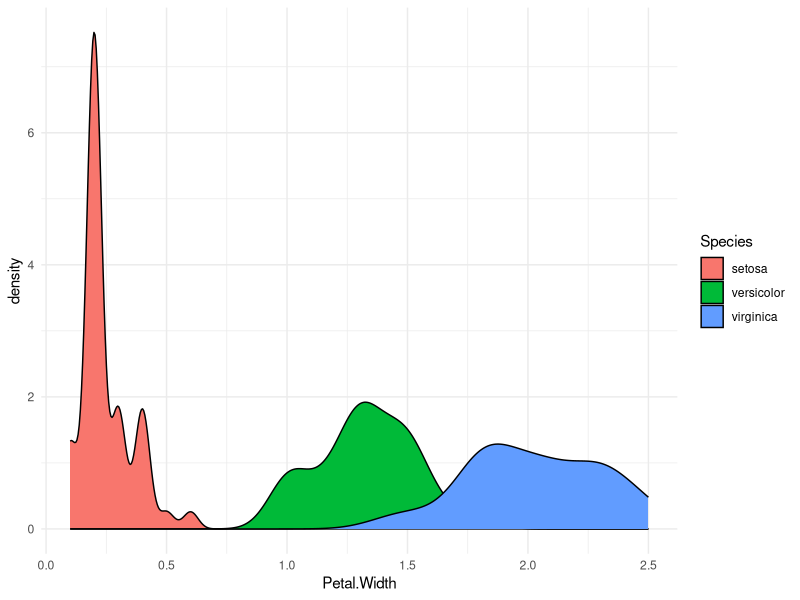
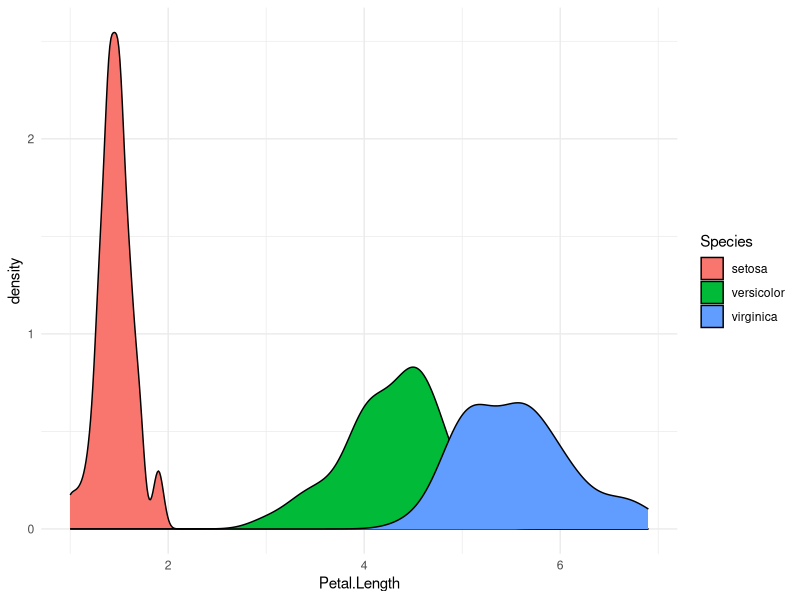
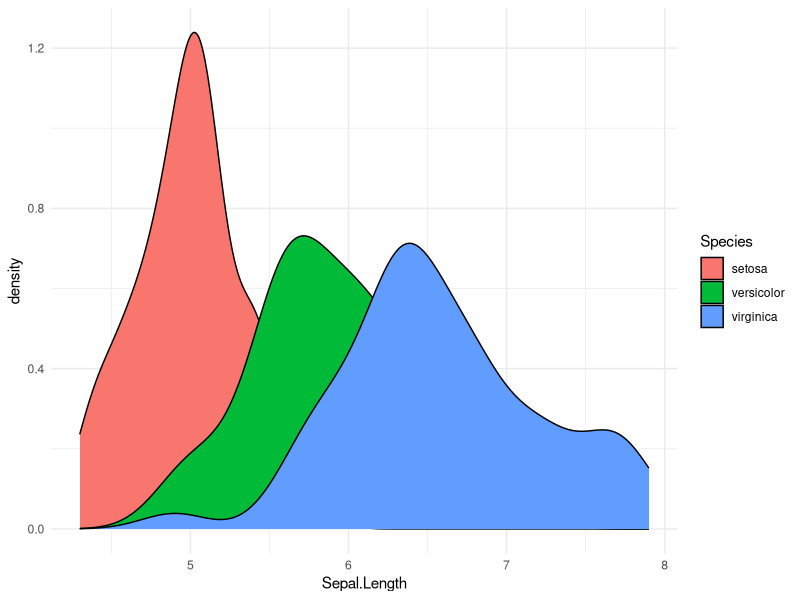

These figures' R source, in order:
#Nos piden hacer graficos

# ============================
# ------ Carga paquetes ------
# ============================
library(tidyverse)


iris %>%
  ggplot(aes(fill = Species, x = Petal.Width)) +
  geom_density() +
  theme_minimal()



iris %>%
  ggplot(aes(fill = Species, x = Petal.Length)) +
  geom_density() +
  theme_minimal()

iris %>%
  ggplot(aes(fill = Species, x = Sepal.Length)) +
  geom_density() +
  theme_minimal()

